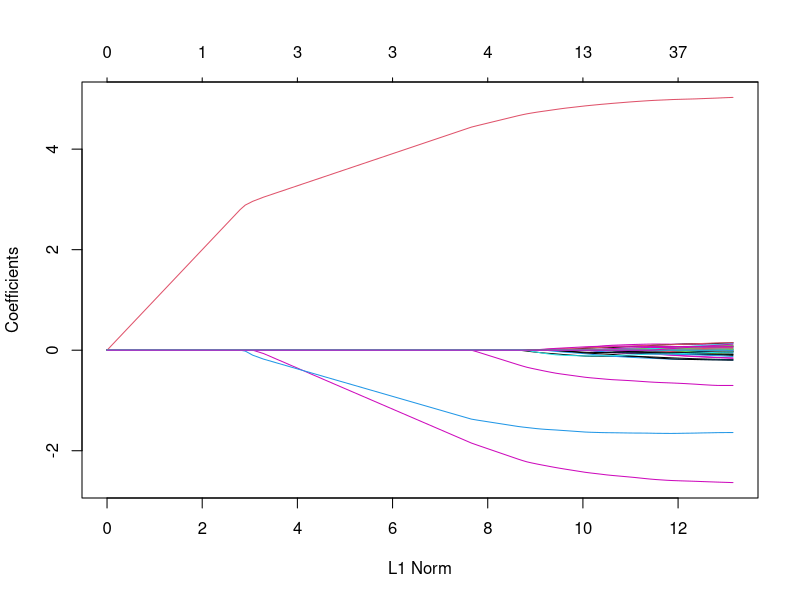

This chart was generated by the following R code:
#HW6 Bella Black


lasso <- read.table('HW6 11.17.24/HW_LASSO.txt', header=TRUE, sep=',')
library(glmnet) # load the necessary package 
y <- lasso[,1] # the first column is Y 
x <- as.matrix(lasso[,-1]) # the rest of columns are the covariates 
lassoFit <- glmnet(x=x, y=y) 
plot(lassoFit) 

print(lassoFit)

coeffs_matrix3 <- as.matrix(coef(lassoFit, s=1.0770))  # 3 variables
coeffs_matrix4 <- as.matrix(coef(lassoFit, s=0.4056))  # 4 variables
significant_vars3 <- coeffs_matrix3[coeffs_matrix3 != 0, ]
significant_vars4 <- coeffs_matrix4[coeffs_matrix4 != 0, ]

# output
significant_vars3
significant_vars4

